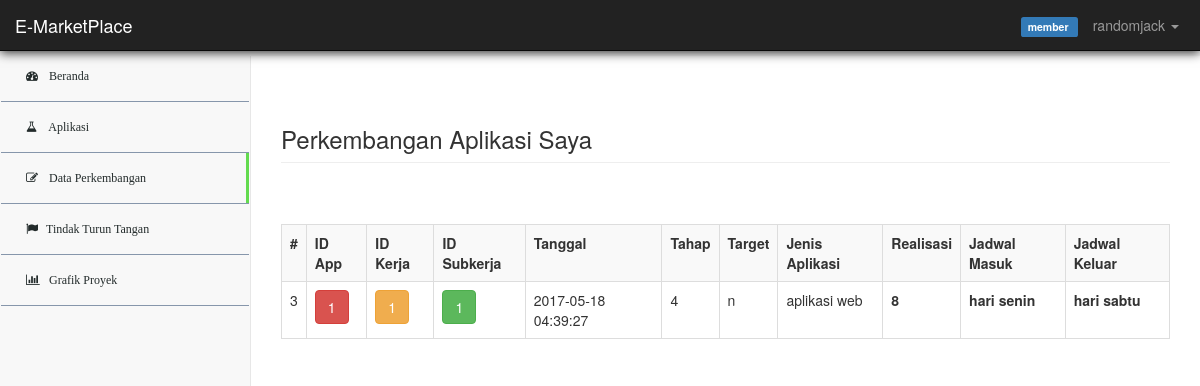
/?user=prkb_aplikasi_proyek (signed in), run on an earlier commit of the app's database.
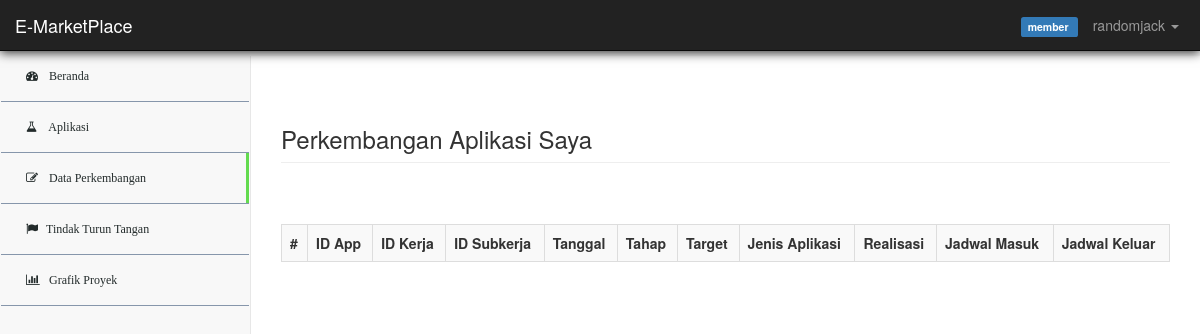
And on a later commit of the database.
### tables this page shows
CREATE TABLE `data_prkb_aplikasi_proyek` (
  `id_aplikasi` int(5) DEFAULT NULL,
  `id_kerja` int(5) DEFAULT NULL,
  `id_subkerja` int(5) DEFAULT NULL,
  `id_perkembangan` int(5) NOT NULL,
  `tanggal` timestamp NULL DEFAULT CURRENT_TIMESTAMP,
  `tahap` int(5) DEFAULT NULL,
  `target` enum('y','n') DEFAULT NULL,
  `jenis_aplikasi` tinytext,
  `realisasi` double DEFAULT NULL,
  `jdwl_masuk` tinytext,
  `jdwl_keluar` tinytext
);

### routing/user_config.php (called while the page is built)
<?php
  include 'core/conn.php';
  $user = $_SESSION['SES_MarketPlace'];
  $sql = "SELECT * FROM user where username = '$user' " ;
  $query = mysqli_query($conn,$sql);
  $r = mysqli_fetch_array($query);
  $hak_akses = $r['hak_akses'];
  $id_user = $r['id_user'];
 ?>

### core/db.php (called while the page is built, shortened)
<?php
class Database
{
	public function __construct(){
		$this->con = mysqli_connect("localhost","root","rootreload","aplikasi_proyek");
		}
	}
?>

### core/action.php (called while the page is built, shortened)
<?php
include "db.php";
class Table extends Database
{
	public function view($table){
		$sql = "SELECT * FROM ".$table;
		$array = array();
		$query = mysqli_query($this->con,$sql);
		while($r = mysqli_fetch_assoc($query)){
			$array[] = $r;
		}
		return $array;
	}
}
class TableAdvanced extends Table
{
	public function select($table,$where){
		$sql = "";
		$condition = "";
		foreach ($where as $key => $value) {
			$condition .= $key . "='" . $value . "' AND ";
		}
		$condition = substr($condition, 0, -5);
		$sql .= "SELECT * FROM ".$table." WHERE ".$condition;
		$query = mysqli_query($this->con,$sql);
		$row = mysqli_fetch_array($query);
		return $row;
	}
}
$table = new TableAdvanced;
?>

### pages/prkb_aplikasi_proyek.php (the view, shortened to what the changed rows need)
<div class="row">
	<div class="col-sm-12">
		<br/><br/>
		<table class="table table-bordered table-striped">
			<tr>
				<th>#</th>
				<th>ID App</th>
				<th>ID Kerja</th>
				<th>ID Subkerja</th>
				<th>Tanggal</th>
				<th>Tahap</th>
				<th>Target</th>
				<th>Jenis Aplikasi</th>
				<th>Realisasi</th>
				<th>Jadwal Masuk</th>
				<th>Jadwal Keluar</th>
			</tr>
			<?php
				$where = array('id_user' => $id_user );
				$apprt = $table->select("data_aplikasi",$where);
				$myrow = $table->view("data_prkb_aplikasi_proyek");
				foreach ($myrow as $row) {
					if ($hak_akses == 'member') { ?>
						<?php if ($apprt['id_aplikasi'] == $row['id_aplikasi']): ?>
						<tr>
							<td>
								<?php echo $row["id_perkembangan"]; ?>
							</td>
							<td>
								<button type="button" class="btn btn-danger" title="" data-container="body" data-toggle="popover" data-placement="right" data-original-title="Nama Aplikasi" data-content="<?php
								  	$where = array('id_aplikasi' => $row["id_aplikasi"]);
								  	$getr = $table->select('data_aplikasi',$where);
								  	echo $getr['nama_aplikasi'];
						  			?>">
								<?php echo $row["id_aplikasi"]; ?>
							  	</button>
							</td>
							<td>
								<button type="button" class="btn btn-warning" title="" data-container="body" data-toggle="popover" data-placement="right" data-original-title="Nama Pekerjaan" data-content="<?php
								  $where = array('id_kerja' => $row["id_kerja"]);
								  $getr = $table->select('data_pekerjaan',$where);
								  echo $getr['nama_kerja'];
							  	?>">
								<?php echo $row["id_kerja"]; ?>
							  </button>
							</td>
							<td>
								<button type="button" class="btn btn-success" title="" data-container="body" data-toggle="popover" data-placement="right" data-original-title="Nama Sub Pekerjaan" data-content="<?php
								  $where = array('id_subkerja' => $row["id_subkerja"]);
								  $getr = $table->select('data_subpekerjaan',$where);
								  echo $getr['nama_subkerja'];
							  	?>">
								<?php echo $row["id_subkerja"]; ?>
							  </button>
							</td>
							<td>
								<?php echo $row["tanggal"]; ?>
							</td>
							<td>
								<?php echo $row["tahap"]; ?>
							</td>
							<td>
								<?php echo $row["target"]; ?>
							</td>
							<td>
								<?php echo $row["jenis_aplikasi"]; ?>
							</td>
							<td><b><?php echo $row["realisasi"]; ?></b></td>
							<td><b><?php echo $row["jdwl_masuk"]; ?></b></td>
							<td><b><?php echo $row["jdwl_keluar"]; ?></b></td>
						</tr>
						<?php endif; ?>
						<?
					}
				?>
				<?php
				}
			?>
		</table>
	</div>
</div>

### pages/navbar.php (shortened to what the changed rows need)
<nav class="box-shadow navbar navbar-inverse navbar-fixed-top" role="navigation" id="dvs_linear_horizontal ">
   <?php if (isset($_SESSION['SES_MarketPlace'])): ?>
      <?php include 'routing/user_config.php'; ?>
      <div class="navbar-header">
         <a class="navbar-brand" href="#">E-MarketPlace</a>
      </div>
      <div class="">
      <ul class="nav navbar-right navbar-top-links">
         <?php if ($hak_akses == 'administrator'): ?>
            <li>
               <?php
               $r_user = $table->viewwhere('user',array('hak_akses' => 'pengunjung' ));
               $jml_pengunjung = count($r_user); ?>
               <?php if ($jml_pengunjung): ?>
                  <a href="?user=user">
                     <i class="fa fa-bell"></i> Calon Member <span class="label label-success">+<?=$jml_pengunjung ?></span>
                  </a>
               <?php endif; ?>
            </li>
            <span class="label label-danger">
         <?php elseif($hak_akses == ('programmer'||'analis')): ?>
            <span class="label label-primary">
         <?php elseif($hak_akses == 'manager_marketing'): ?>
            <span class="label label-success">
         <?php elseif($hak_akses == 'direktur'): ?>
            <span class="label label-info">
         <?php endif; ?>
            <?php echo $hak_akses; ?>
         </span>
            <li class="dropdown">
               <a class="dropdown-toggle" data-toggle="dropdown" href="#">
                   <?php echo $r['nama_user']; ?> <b class="caret"></b>
               </a>
                   </li>
               </ul>
      <?php else : ?>
         <ul class="nav navbar-nav navbar-right">
         </ul>
      <?php endif; ?>
</nav>

What changed in the data, as far as the page shows it:
removed data_prkb_aplikasi_proyek: id_perkembangan "3", id_aplikasi "1", id_kerja "1", id_subkerja "1", tanggal "2017-05-18 04:39:27", tahap "4", target "n", jenis_aplikasi "aplikasi web", realisasi "8", jdwl_masuk "hari senin", jdwl_keluar "hari sabtu"
